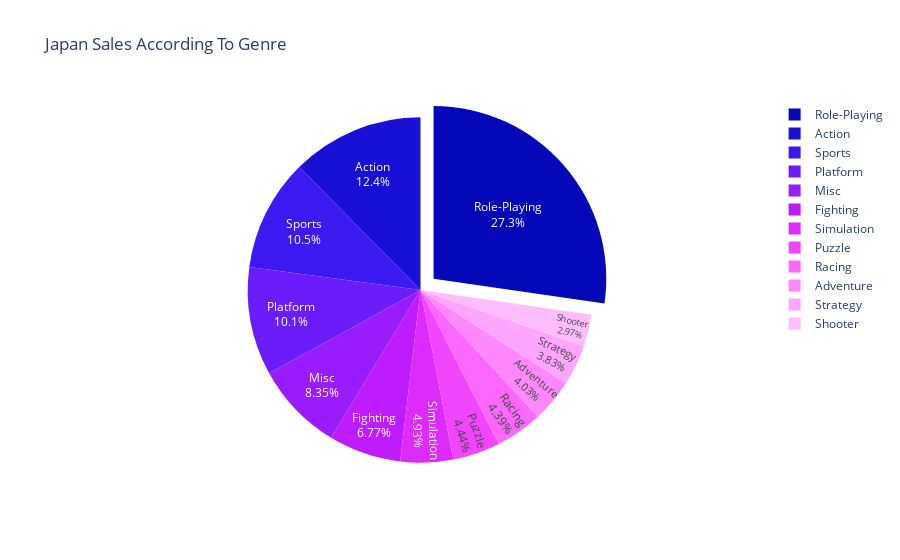

The code cell stored with this chart in its notebook:
### Code cell
#pie for most sold genres in Japan
px.pie(genre_sales, values = "jp_sum", names = "genre", title = "Japan Sales According To Genre",
       color_discrete_sequence= px.colors.sequential.Plotly3).update_traces(textposition = "inside", textinfo = "percent+label", pull = 
            [0, 0, 0, 0, 0, 0, 0, 0.1])

### Figure 1 — Plotly figure (JSON) as saved in the notebook; plotly's stock layout.template omitted (floating-point values rounded to 4 significant figures)
{"data": [{"domain": {"x": [0, 1], "y": [0, 1]}, "hovertemplate": "genre=%{label}<br>jp_sum=%{value}<extra></extra>", "labels": ["Action", "Adventure", "Fighting", "Misc", "Platform", "Puzzle", "Racing", "Role-Playing", "Shooter", "Simulation", "Sports", "Strategy"], "legendgroup": "", "name": "", "pull": [0, 0, 0, 0, 0, 0, 0, 0.1], "showlegend": true, "textinfo": "percent+label", "textposition": "inside", "type": "pie", "values": [159.9, 52.07, 87.35, 107.8, 130.8, 57.31, 56.69, 352.3, 38.28, 63.7, 135.4, 49.46]}], "layout": {"legend": {"tracegroupgap": 0}, "piecolorway": ["#0508b8", "#1910d8", "#3c19f0", "#6b1cfb", "#981cfd", "#bf1cfd", "#dd2bfd", "#f246fe", "#fc67fd", "#fe88fc", "#fea5fd", "#febefe", "#fec3fe"], "title": {"text": "Japan Sales According To Genre"}}}
